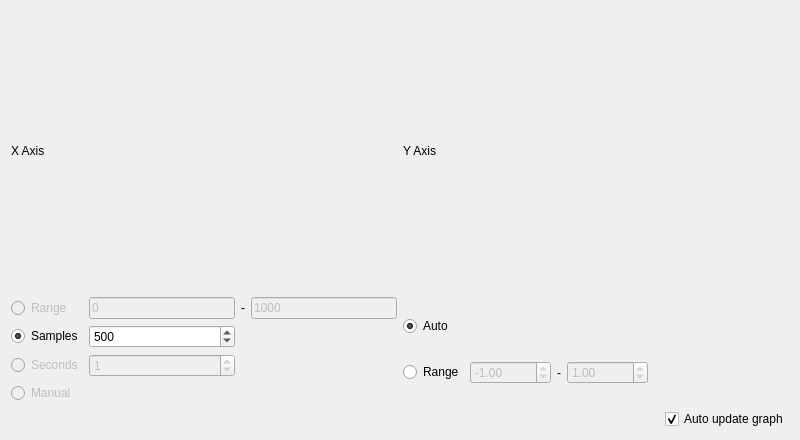
<?xml version="1.0" encoding="UTF-8"?>
<ui version="4.0">
 <class>Form</class>
 <widget class="QWidget" name="Form">
  <property name="geometry">
   <rect>
    <x>0</x>
    <y>0</y>
    <width>800</width>
    <height>440</height>
   </rect>
  </property>
  <property name="windowTitle">
   <string>Plot</string>
  </property>
  <layout class="QHBoxLayout" name="horizontalLayout">
   <item>
    <layout class="QVBoxLayout" name="mainLayout">
     <item>
      <layout class="QHBoxLayout" name="horizontalLayout_2">
       <item>
        <layout class="QVBoxLayout" name="plotLayout"/>
       </item>
      </layout>
     </item>
     <item>
      <layout class="QHBoxLayout" name="lowerLayout">
       <item>
        <layout class="QGridLayout" name="options">
         <item row="3" column="0">
          <layout class="QGridLayout" name="gridLayout">
           <item row="1" column="0">
            <layout class="QGridLayout" name="gridLayout_5">
             <item row="0" column="1">
              <widget class="QLineEdit" name="_range_x_min">
               <property name="enabled">
                <bool>false</bool>
               </property>
               <property name="text">
                <string>0</string>
               </property>
              </widget>
             </item>
             <item row="0" column="2">
              <widget class="QLabel" name="label_2">
               <property name="text">
                <string>-</string>
               </property>
              </widget>
             </item>
             <item row="1" column="0">
              <widget class="QRadioButton" name="_enable_samples_x">
               <property name="enabled">
                <bool>true</bool>
               </property>
               <property name="text">
                <string>Samples</string>
               </property>
               <property name="checked">
                <bool>true</bool>
               </property>
               <property name="autoExclusive">
                <bool>false</bool>
               </property>
              </widget>
             </item>
             <item row="1" column="1">
              <widget class="QSpinBox" name="_nbr_of_samples_x">
               <property name="suffix">
                <string/>
               </property>
               <property name="maximum">
                <number>2000</number>
               </property>
               <property name="singleStep">
                <number>100</number>
               </property>
               <property name="value">
                <number>500</number>
               </property>
              </widget>
             </item>
             <item row="0" column="3">
              <widget class="QLineEdit" name="_range_x_max">
               <property name="enabled">
                <bool>false</bool>
               </property>
               <property name="text">
                <string>1000</string>
               </property>
              </widget>
             </item>
             <item row="0" column="0">
              <widget class="QRadioButton" name="_enable_range_x">
               <property name="enabled">
                <bool>false</bool>
               </property>
               <property name="text">
                <string>Range</string>
               </property>
               <property name="autoExclusive">
                <bool>false</bool>
               </property>
              </widget>
             </item>
             <item row="3" column="0">
              <widget class="QRadioButton" name="_enable_manual_x">
               <property name="enabled">
                <bool>false</bool>
               </property>
               <property name="text">
                <string>Manual</string>
               </property>
               <property name="autoExclusive">
                <bool>false</bool>
               </property>
              </widget>
             </item>
             <item row="2" column="0">
              <widget class="QRadioButton" name="_enable_seconds_x">
               <property name="enabled">
                <bool>false</bool>
               </property>
               <property name="text">
                <string>Seconds</string>
               </property>
              </widget>
             </item>
             <item row="2" column="1">
              <widget class="QSpinBox" name="_nbr_of_seconds_x">
               <property name="enabled">
                <bool>false</bool>
               </property>
               <property name="suffix">
                <string/>
               </property>
               <property name="maximum">
                <number>59</number>
               </property>
               <property name="value">
                <number>1</number>
               </property>
              </widget>
             </item>
            </layout>
           </item>
           <item row="1" column="1">
            <layout class="QGridLayout" name="gridLayout_6">
             <item row="2" column="2">
              <widget class="QLabel" name="label_3">
               <property name="text">
                <string>-</string>
               </property>
              </widget>
             </item>
             <item row="2" column="0">
              <widget class="QRadioButton" name="_enable_range_y">
               <property name="enabled">
                <bool>true</bool>
               </property>
               <property name="text">
                <string>Range</string>
               </property>
               <property name="autoExclusive">
                <bool>false</bool>
               </property>
              </widget>
             </item>
             <item row="1" column="0">
              <widget class="QRadioButton" name="_enable_auto_y">
               <property name="text">
                <string>Auto</string>
               </property>
               <property name="checked">
                <bool>true</bool>
               </property>
               <property name="autoExclusive">
                <bool>false</bool>
               </property>
              </widget>
             </item>
             <item row="2" column="5">
              <spacer name="horizontalSpacer_2">
               <property name="orientation">
                <enum>Qt::Horizontal</enum>
               </property>
               <property name="sizeHint" stdset="0">
                <size>
                 <width>40</width>
                 <height>20</height>
                </size>
               </property>
              </spacer>
             </item>
             <item row="2" column="1">
              <widget class="QDoubleSpinBox" name="_range_y_min">
               <property name="enabled">
                <bool>false</bool>
               </property>
               <property name="minimum">
                <double>-65000.000000000000000</double>
               </property>
               <property name="maximum">
                <double>65000.000000000000000</double>
               </property>
               <property name="singleStep">
                <double>1.000000000000000</double>
               </property>
               <property name="value">
                <double>-1.000000000000000</double>
               </property>
              </widget>
             </item>
             <item row="2" column="4">
              <widget class="QDoubleSpinBox" name="_range_y_max">
               <property name="enabled">
                <bool>false</bool>
               </property>
               <property name="minimum">
                <double>-65000.000000000000000</double>
               </property>
               <property name="maximum">
                <double>65000.000000000000000</double>
               </property>
               <property name="singleStep">
                <double>1.000000000000000</double>
               </property>
               <property name="value">
                <double>1.000000000000000</double>
               </property>
              </widget>
             </item>
            </layout>
           </item>
           <item row="2" column="1">
            <layout class="QGridLayout" name="gridLayout_2">
             <item row="0" column="0">
              <spacer name="horizontalSpacer">
               <property name="orientation">
                <enum>Qt::Horizontal</enum>
               </property>
               <property name="sizeHint" stdset="0">
                <size>
                 <width>40</width>
                 <height>20</height>
                </size>
               </property>
              </spacer>
             </item>
             <item row="0" column="1">
              <widget class="QCheckBox" name="_auto_redraw">
               <property name="text">
                <string>Auto update graph</string>
               </property>
               <property name="checked">
                <bool>true</bool>
               </property>
              </widget>
             </item>
            </layout>
           </item>
           <item row="0" column="0">
            <widget class="QLabel" name="label">
             <property name="text">
              <string>X Axis</string>
             </property>
            </widget>
           </item>
           <item row="0" column="1">
            <widget class="QLabel" name="label_4">
             <property name="text">
              <string>Y Axis</string>
             </property>
            </widget>
           </item>
          </layout>
         </item>
        </layout>
       </item>
      </layout>
     </item>
    </layout>
   </item>
  </layout>
 </widget>
 <resources/>
 <connections/>
</ui>
